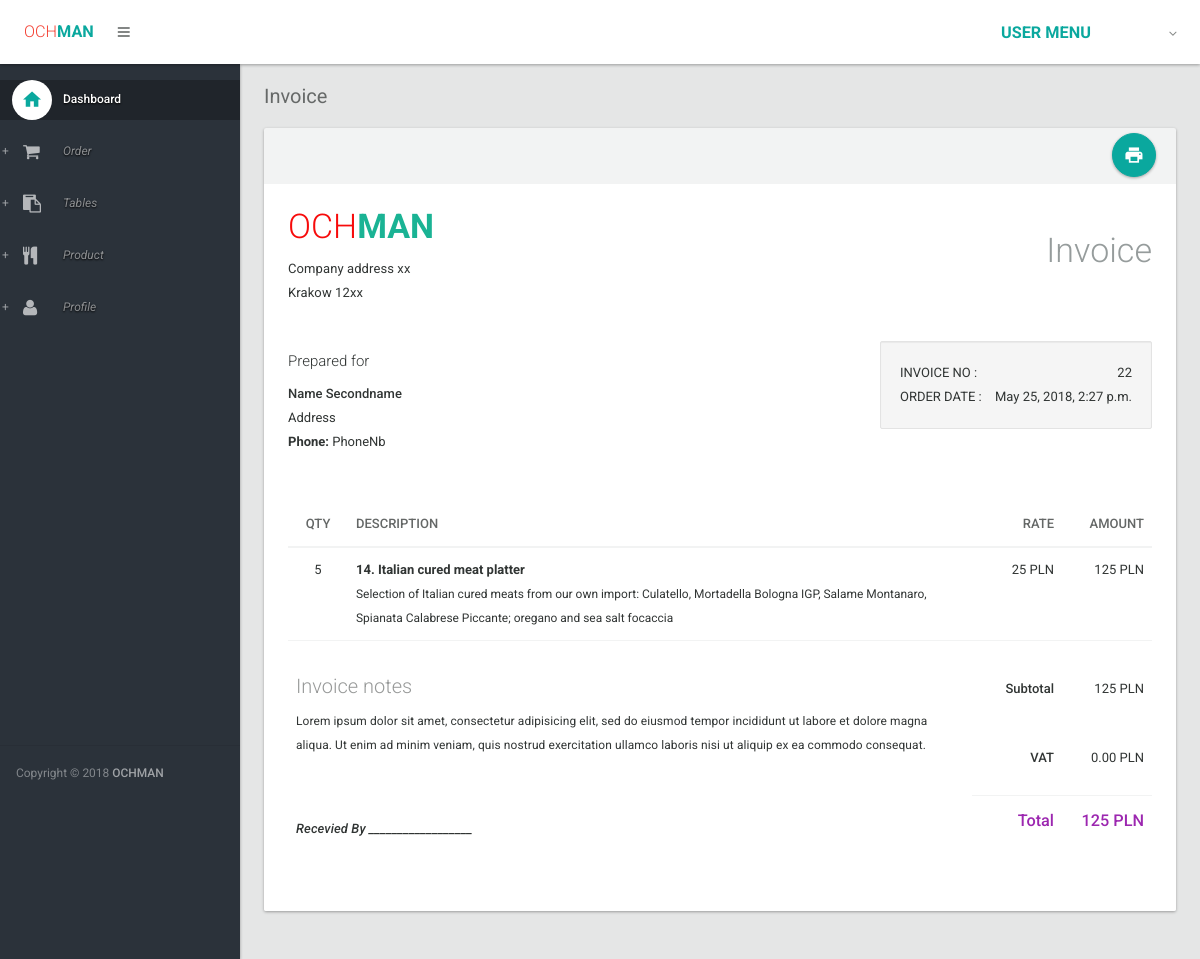
The page /order/22/ (signed in) on the database its author committed.
### orders/models.py (models this page shows, shortened)
class Order (models.Model):
    tableFK = models.ForeignKey(Table, related_name = 'orders', on_delete = models.CASCADE, default = 1)
    opened_at =  models.DateTimeField('date_created', default=timezone.now, editable=True)
    product_id = models.ForeignKey(Product, on_delete=models.CASCADE)
    payment_option = models.CharField(max_length=50)
    order_status = models.CharField(max_length=50)
    quantity = models.IntegerField()
    paid = models.BooleanField(default=False)

class Product(models.Model):
    product_name = models.CharField(max_length=200)
    product_details = models.TextField()
    price = models.IntegerField()
    active = models.IntegerField(default='1')

### orders/views.py (the view)
# urls.py: url(r'^order/(?P<order_id>\d+)/$', my_order.show, name='show'),
@login_required
def show(request, order_id):
    order = Order.objects.filter(id=order_id)
    return render(request, 'show.html', {'order': order})

### orders/templates/show.html (shortened to what this page needs)
{% extends 'layout.html' %}
{% load staticfiles %}
{% block body %}
            {% for order in order %}
                <section>
                    <div class="section-header">
						<ol class="breadcrumb">
							<li class="active">Invoice</li>
						</ol>
					</div>
					<div class="section-body">
                        <div class="row">
							<div class="col-lg-12">
								<div class="card card-printable style-default-light">
									<div class="card-head">
										<div class="tools">
											<div class="btn-group">
												<a class="btn btn-floating-action btn-primary" href="javascript:void(0);" onclick="javascript:window.print();"><i class="md md-print"></i></a>
											</div>
										</div>
									</div>
									<div class="card-body style-default-bright" id="print">
										<div class="row">
											<div class="col-xs-8">
												<h1 class="text-light" style="margin-top: 0px; color: #f70b0b">OCH<strong class="text-accent-dark" style="color: #1ab394">MAN</strong></h1>
												<p>Company address xx<br>Krakow 12xx</p>
											</div>
											<div class="col-xs-4 text-right">
												<h1 class="text-light text-default-light">Invoice</h1>
											</div>
										</div>
										<br/>
										<div class="row">
											<div class="col-xs-8">
												<h4 class="text-light">Prepared for</h4>
												<address>
													<strong>Name Secondname</strong><br>
													Address<br>
													<b>Phone:</b> PhoneNb
												</address>
											</div>
											<div class="col-xs-4">
												<div class="well">
													<div class="clearfix">
														<div class="pull-left"> INVOICE NO : </div>
														<div class="pull-right"> {{ order.id }} </div>
													</div>
													<div class="clearfix">
														<div class="pull-left"> ORDER DATE : </div>
														<div class="pull-right"> {{ order.opened_at }} </div>
													</div>
												</div>
											</div>
										</div>
										<br/>
										<div class="row">
											<div class="col-md-12">
												<table class="table">
													<thead>
														<tr>
															<th style="width:60px" class="text-center">QTY</th>
															<th class="text-left">DESCRIPTION</th>
                                                            <th style="width:90px" class="text-right">RATE</th>
															<th style="width:90px" class="text-right">AMOUNT</th>
														</tr>
													</thead>
													<tbody>
														<tr>
															<td class="text-center">{{ order.quantity }}</td>
															<td> <b>{{ order.product_id.id}}. {{ order.product_id.product_name }}</b> <br><small>{{ order.product_id.product_details}}</small></td>
															<td class="text-right">{{ order.product_id.price }} PLN</td>
															<td class="text-right">{% widthratio order.product_id.price 1 order.quantity  %} PLN</td>
														</tr>
														<tr>
															<td colspan="2" rowspan="4">
																<h3 class="text-light opacity-50">Invoice notes</h3>
																<p><small>Lorem ipsum dolor sit amet, consectetur adipisicing elit, sed do eiusmod tempor incididunt ut labore et dolore magna aliqua. Ut enim ad minim veniam, quis nostrud exercitation ullamco laboris nisi ut aliquip ex ea commodo consequat.</small></p><br><br>
																<p><strong><em>Recevied By __________________</em></strong></p>
															</td>
															<td class="text-right"><strong>Subtotal</strong></td>
															<td class="text-right">{% widthratio order.product_id.price 1 order.quantity  %} PLN</td>
														</tr>
														<tr>
															<td class="text-right hidden-border"><strong>VAT</strong></td>
															<td class="text-right hidden-border">0.00 PLN</td>
														</tr>
														<tr>
															<td class="text-right"><strong class="text-lg text-accent">Total</strong></td>
															<td class="text-right"><strong class="text-lg text-accent">{% widthratio order.product_id.price 1 order.quantity  %} PLN</strong></td>
														</tr>
													</tbody>
												</table>
											</div>
										</div>
									</div>
								</div>
							</div>
						</div>
					</div>
                </section>
            {% endfor %}
{% endblock %}

### rows shown on the page
Order: id "22", opened_at "May 25, 2018, 2:27 p.m.", quantity "5", product_id.id "14", product_id.product_name "Italian cured meat platter", product_id.product_details "Selection of Italian cured meats from our own import: Culatello, Mortadella Bologna IGP, Salame Montanaro, Spianata Calabrese Piccante; oregano and sea salt focaccia", product_id.price "25", product_id+quantity "125"
